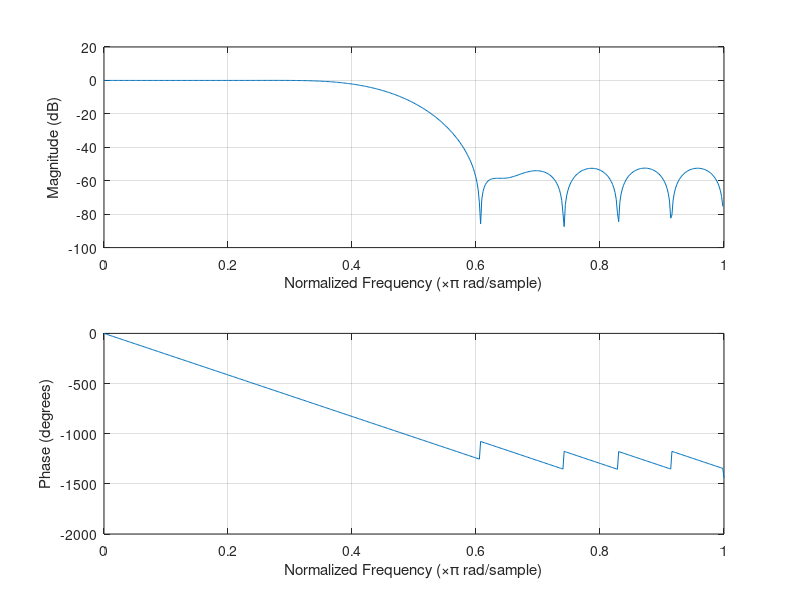
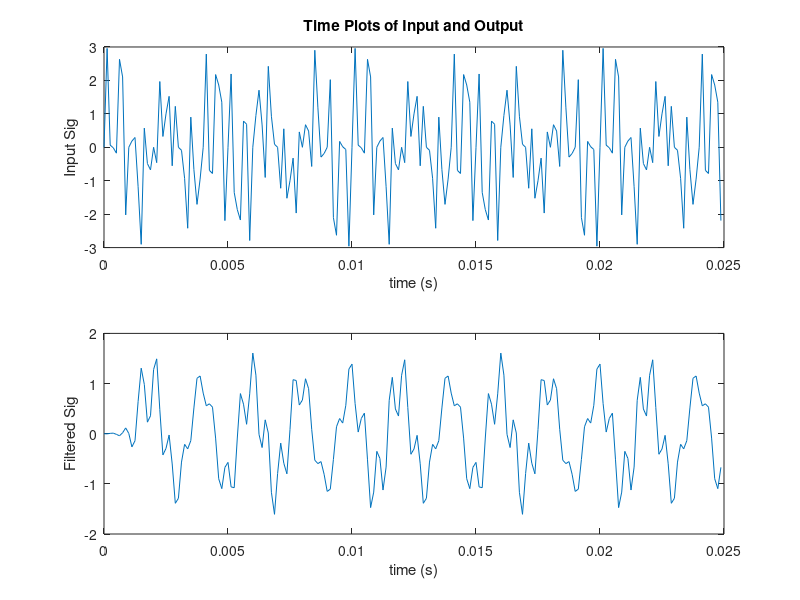
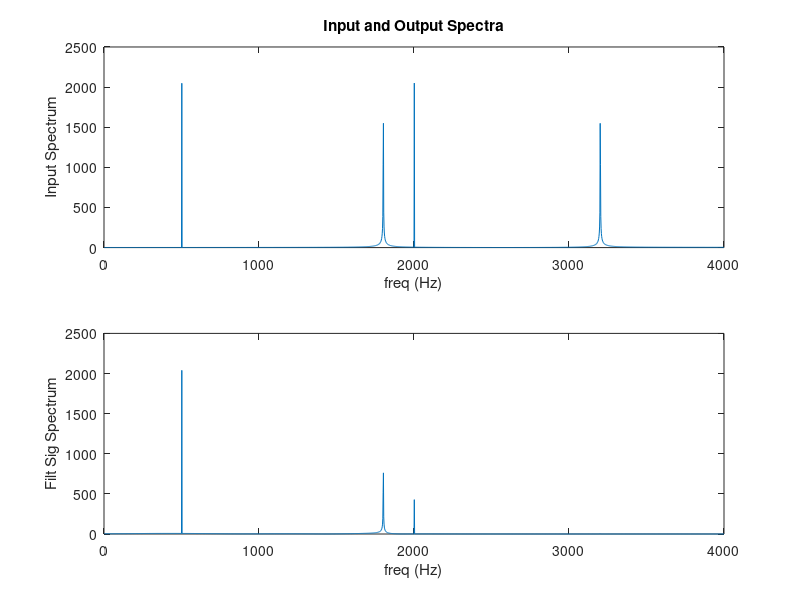
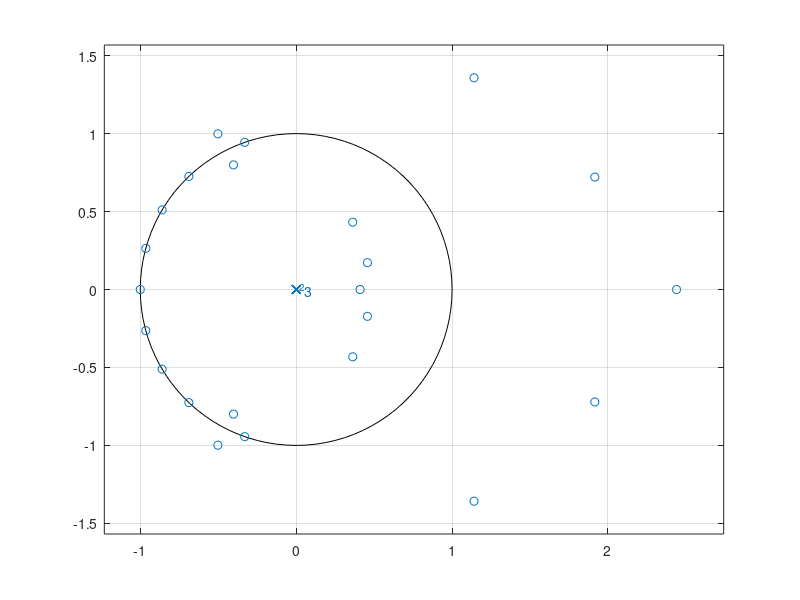

Write the MATLAB code that produced these figures, in order.
% fir_2a.m
% FIR filter design example using the MATLAB FIR1 function 
% Autor: Nils Parche, 18.11.2017
clear all;
clc;

Fs=8e3; %Specify Sampling Frequency
Ts=1/Fs; %Sampling period.
Ns=4096; %No of time samples to be plotted.
t=[0:Ts:Ts*(Ns-1)]; %Make time array that contains Ns elements
 %t = [0, Ts, 2Ts, 3Ts,..., (Ns-1)Ts]

%create sampled sinusoids at different frequencies
f1=500; f2=1800; f3=2000; f4=3200;
x1=sin(2*pi*f1*t); x2=sin(2*pi*f2*t); x3=sin(2*pi*f3*t); x4=sin(2*pi*f4*t);
x=x1+x2+x3+x4; %Calculate samples for a 4-tone input signal
N=23; %FIR1 requires filter order (N) to be EVEN when gain = 1 at Fs/2.
% Normierte Eckfrequenz im Durchlassbereich auf Fs/2. 1800 Hz/4000Hz = 9/20
% = 0.45
% Normierte Eckfrequenz im Sperrbereich auf Fs/2. 2600 Hz/4000 Hz = 13/20 = 0.65
W=(9/20); %Specify Bandstop filter with stop band between
 %0.4*(Fs/2) and 0.6*(Fs/2)
B=fir1(N,W,'DC-1') %Design FIR Filter using default Hamming window.
correction = 32767;
B_correction =int16(B*correction) %cast B to 16 bit short Int
%create header file fir_coef.h (FIR filter coefficients)
filnam = fopen('LP_coeff.h', 'w'); % generate include-file
fprintf(filnam,'#define N %d\n', N+1);
fprintf(filnam,'short h[N]={\n');
j = 0;
for i= 1:N+1;
 fprintf(filnam,' %6.0f,', B_correction(i));
 j = j + 1;
 if j >7
 fprintf(filnam, '\n');
 j = 0;
 end
end
fprintf(filnam,'};\n');
fclose(filnam);
A=1; %FIR filters have no poles, only zeros.
grid on;
freqz(B,A); %Plot frequency response - both amp and phase response.
%pause; %User must hit any key on PC keyboard to continue.
figure; %Create a new figure window, so previous one isn't lost.
subplot(2,1,1); %Two subplots will go on this figure window.
Npts=200;
plot(t(1:Npts),x(1:Npts)) %Plot first Npts of this 4-tone input signal
title('Time Plots of Input and Output');
xlabel('time (s)'); ylabel('Input Sig');
%Now apply this filter to the 4-tone test sequence
y = filter(B,A,x);
subplot(2,1,2); %Now go to bottom subplot.
plot(t(1:Npts),y(1:Npts)); %Plot first Npts of filtered signal.
xlabel('time (s)'); ylabel('Filtered Sig');
%pause;
figure; %Create a new figure window, so previous one isn't lost.
subplot(2,1,1);
xfftmag=(abs(fft(x,Ns))); %Compute spectrum of input signal.
xfftmagh=xfftmag(1:length(xfftmag)/2);
%Plot only the first half of FFT, since second half is mirror imag
f=[1:1:length(xfftmagh)]*Fs/Ns; %Make freq array from 0 Hz to Fs/2 Hz.
plot(f,xfftmagh); %Plot frequency spectrum of input signal
title('Input and Output Spectra');
xlabel('freq (Hz)'); ylabel('Input Spectrum');
subplot(2,1,2);
yfftmag=(abs(fft(y,Ns)));
yfftmagh=yfftmag(1:length(yfftmag)/2);
%Plot only the first half of FFT, since second half is mirror image
plot(f,yfftmagh); %Plot frequency spectrum of input signal
xlabel('freq (Hz)'); ylabel('Filt Sig Spectrum');


figure()
zplane(B,1)